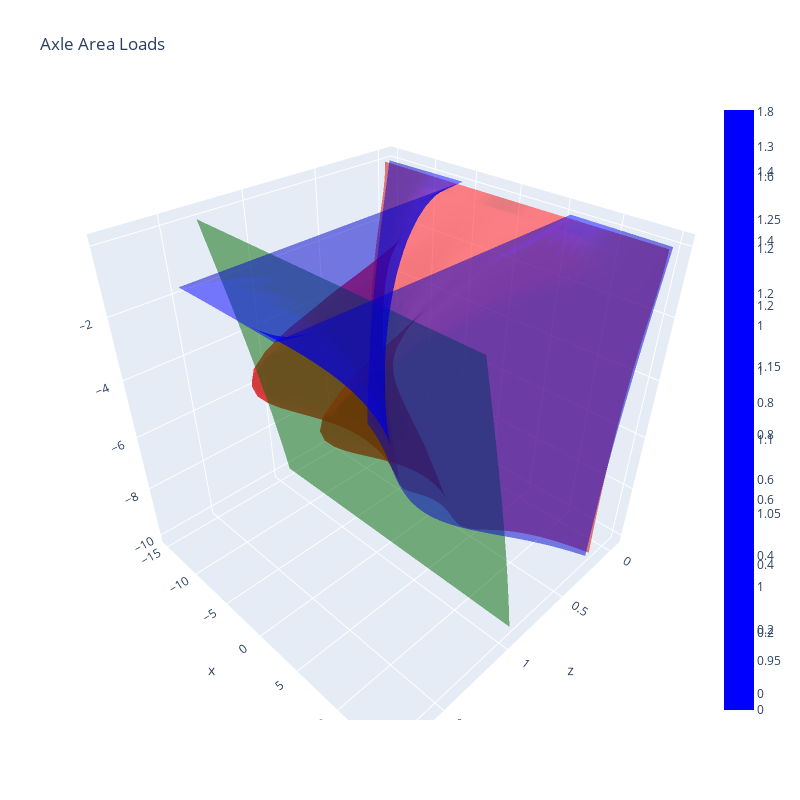

Notebook code for this chart:
### Code cell
def add_surface(fig, x, y, z, name='None', color = 'None'):
    # this all gets repeated below:

    if color == 'None':
        fig.add_trace(go.Surface(x=x, y=y, z=z, colorscale='Turbo', opacity=0.5))
    else:
        
        fig.add_trace(go.Surface(x=x, y=y, z=z, colorscale=[color, color], opacity=0.5))
    


fig3D = go.Figure()
add_surface(fig3D, x, -y, Z, color='red')
add_surface(fig3D, x, -y, Zstrip, color='green')
add_surface(fig3D, x, -y, Zrect, color='blue')


distance = 0.75*Z.max()
camera = dict(
    up=dict(x=0, y=1, z=0),
    center=dict(x=0, y=0, z=0),
    eye=dict(x=distance, y=distance, z=distance))



fig3D.update_layout(title=dict(text="Axle Area Loads"),
                    width=800, height=800,
                    scene=dict(camera=camera))


fig3D.update_yaxes(autorange='reversed')
fig3D.show()

# print(abutment['height'])
print('Max Pressure = {:.2f} ksf'.format(Z.max()))

### Figure 1 — Plotly figure (JSON) as saved in the notebook; plotly's stock layout.template omitted (floating-point values rounded to 4 significant figures; data arrays with more than 128 entries replaced by an {"elided": "..."} marker saying what was removed)
{"data": [{"colorscale": [[0, "red"], [1, "red"]], "opacity": 0.5, "type": "surface", "x": [-15, -14.39, -13.78, -13.16, -12.55, -11.94, -11.33, -10.71, -10.1, -9.49, -8.878, -8.265, -7.653, -7.041, -6.429, -5.816, -5.204, -4.592, -3.98, -3.367, -2.755, -2.143, -1.531, -0.9184, -0.3061, 0.3061, 0.9184, 1.531, 2.143, 2.755, 3.367, 3.98, 4.592, 5.204, 5.816, 6.429, 7.041, 7.653, 8.265, 8.878, 9.49, 10.1, 10.71, 11.33, 11.94, 12.55, 13.16, 13.78, 14.39, 15], "y": [0, -0.3448, -0.6897, -1.034, -1.379, -1.724, -2.069, -2.414, -2.759, -3.103, -3.448, -3.793, -4.138, -4.483, -4.828, -5.172, -5.517, -5.862, -6.207, -6.552, -6.897, -7.241, -7.586, -7.931, -8.276, -8.621, -8.966, -9.31, -9.655, -10], "z": {"elided": "30x50 float values"}}, {"colorscale": [[0, "green"], [1, "green"]], "opacity": 0.5, "type": "surface", "x": [-15, -14.39, -13.78, -13.16, -12.55, -11.94, -11.33, -10.71, -10.1, -9.49, -8.878, -8.265, -7.653, -7.041, -6.429, -5.816, -5.204, -4.592, -3.98, -3.367, -2.755, -2.143, -1.531, -0.9184, -0.3061, 0.3061, 0.9184, 1.531, 2.143, 2.755, 3.367, 3.98, 4.592, 5.204, 5.816, 6.429, 7.041, 7.653, 8.265, 8.878, 9.49, 10.1, 10.71, 11.33, 11.94, 12.55, 13.16, 13.78, 14.39, 15], "y": [0, -0.3448, -0.6897, -1.034, -1.379, -1.724, -2.069, -2.414, -2.759, -3.103, -3.448, -3.793, -4.138, -4.483, -4.828, -5.172, -5.517, -5.862, -6.207, -6.552, -6.897, -7.241, -7.586, -7.931, -8.276, -8.621, -8.966, -9.31, -9.655, -10], "z": {"elided": "30x50 float values"}}, {"colorscale": [[0, "blue"], [1, "blue"]], "opacity": 0.5, "type": "surface", "x": [-15, -14.39, -13.78, -13.16, -12.55, -11.94, -11.33, -10.71, -10.1, -9.49, -8.878, -8.265, -7.653, -7.041, -6.429, -5.816, -5.204, -4.592, -3.98, -3.367, -2.755, -2.143, -1.531, -0.9184, -0.3061, 0.3061, 0.9184, 1.531, 2.143, 2.755, 3.367, 3.98, 4.592, 5.204, 5.816, 6.429, 7.041, 7.653, 8.265, 8.878, 9.49, 10.1, 10.71, 11.33, 11.94, 12.55, 13.16, 13.78, 14.39, 15], "y": [0, -0.3448, -0.6897, -1.034, -1.379, -1.724, -2.069, -2.414, -2.759, -3.103, -3.448, -3.793, -4.138, -4.483, -4.828, -5.172, -5.517, -5.862, -6.207, -6.552, -6.897, -7.241, -7.586, -7.931, -8.276, -8.621, -8.966, -9.31, -9.655, -10], "z": {"elided": "30x50 float values"}}], "layout": {"height": 800, "scene": {"camera": {"center": {"x": 0, "y": 0, "z": 0}, "eye": {"x": 1.171, "y": 1.171, "z": 1.171}, "up": {"x": 0, "y": 1, "z": 0}}}, "title": {"text": "Axle Area Loads"}, "width": 800, "yaxis": {"autorange": "reversed"}}}
